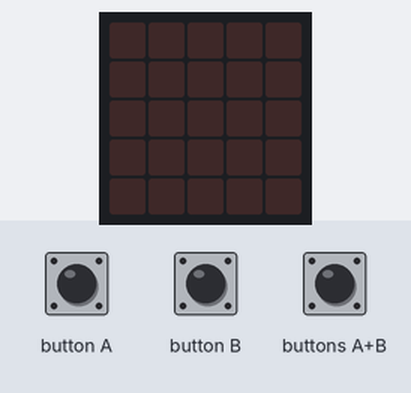
The program below on a simulated BBC micro:bit (MakeCode). Parts: the board's 5×5 LED display. The inputs (shaded band) are chosen by the test bench. Random numbers come from a fixed seed.

Above: at 1.2 s.
1.3 s: buttons A+B pressed for 0.15 s
At 2.8 s:
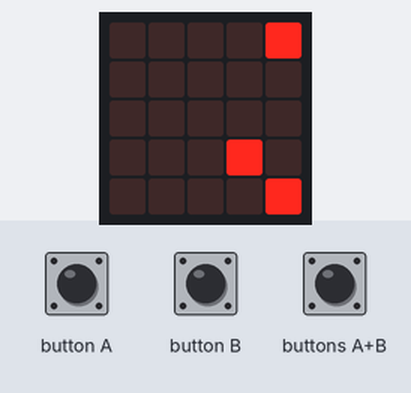
4.4 s: button B pressed for 0.15 s
At 5.7 s:
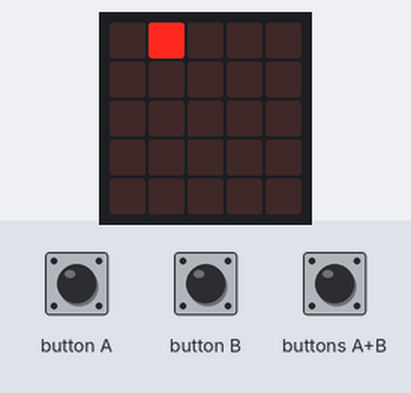
6.0 s: buttons A+B pressed for 1 s
At 8.2 s:
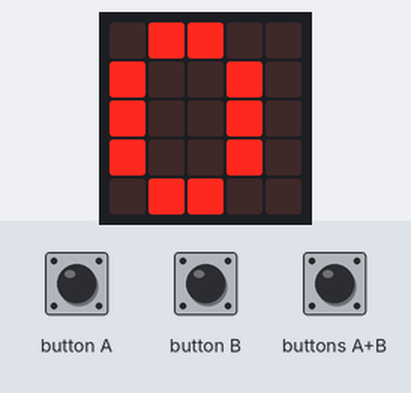
8.5 s: buttons A+B pressed for 0.15 s
At 10.1 s:
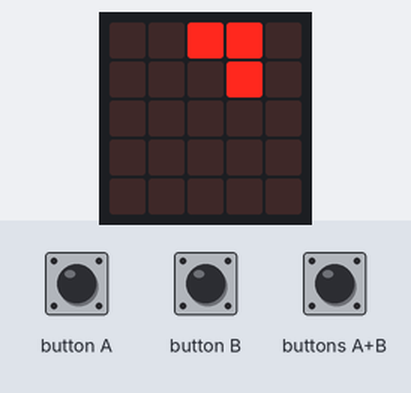
11.6 s: button B pressed 5 times (0.12 s each, 0.3 s apart)
At 13.7 s:
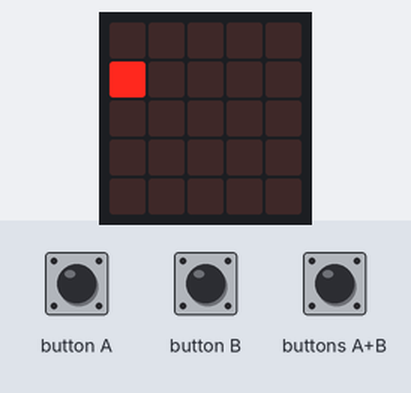
14.6 s: button B pressed for 0.15 s
At 16.1 s:
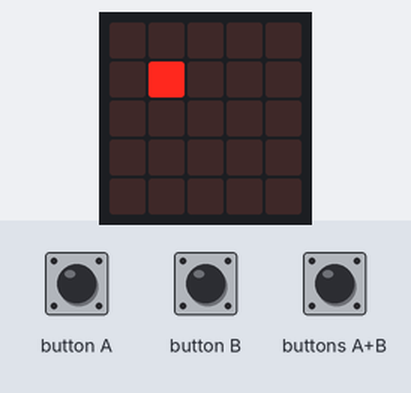
Timing chart, 0 to 17.2 s (numbered marks = the images above; inputs shaded):
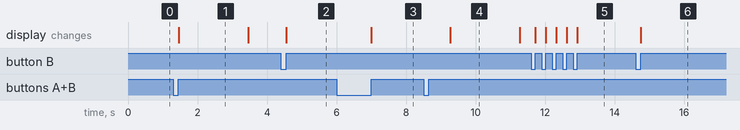

Measured:
- after the input at 1.3 s, the display: changes after 0.16 s (image 1)
- after the input at 4.4 s, the display: changes after 0.15 s (image 2)
- after the input at 6.0 s, the display: changes after 1.0 s (image 3)
- after the input at 8.5 s, the display: changes after 0.76 s (image 4)
- after the input at 11.6 s, the display: first changes after 0.12 s (image 5 shows a later state)
- after the input at 14.6 s, the display: changes after 0.15 s (image 6)
- what the display in image 1 shows lasts 2.0 s, from 1.5 s to 3.5 s

The program:

main.ts
```typescript
function 燈數 (num: number, 亮度: number) {
    if (num % 5 == 0) {
        x = 4
        y = Math.floor(num / 5) - 1
    } else {
        x = num % 5 - 1
        y = Math.floor(num / 5)
    }
    led.plotBrightness(x, y, 亮度)
}
input.onButtonPressed(Button.A, function () {
    if (run == 2) {
        List_U[answer] = !(List_U[answer])
    }
})
input.onButtonPressed(Button.AB, function () {
    if (run == 0) {
        run = 1
        score = 0
        answer = 0
    } else if (run == 2) {
        for (let index = 0; index <= 24; index++) {
            if (List_G[index] != List_U[index]) {
                run = 0
                basic.showNumber(score)
            }
        }
        if (run == 2) {
            run = 1
            score += 1
        }
    }
})
input.onButtonPressed(Button.B, function () {
    if (run == 2) {
        basic.clearScreen()
        for (let index = 0; index <= 24; index++) {
            if (List_U[index]) {
                燈數(index + 1, 30)
            }
        }
        answer += 1
        if (answer > 24) {
            answer = 0
        }
        燈數(answer + 1, 255)
    }
})
let a = 0
let n = 0
let List_G: boolean[] = []
let score = 0
let answer = 0
let List_U: boolean[] = []
let y = 0
let x = 0
let run = 0
run = 0
basic.forever(function () {
    if (run == 1) {
        basic.clearScreen()
        List_G = []
        List_U = []
        for (let index = 0; index < 25; index++) {
            List_G.push(false)
            List_U.push(false)
        }
        n = 0
        while (n < 3) {
            a = randint(0, 24)
            if (!(List_G[a])) {
                List_G[a] = true
                n += 1
                燈數(a + 1, 255)
            }
        }
        basic.pause(2000)
        basic.clearScreen()
        run = 2
    }
})
```

test.ts
```typescript
// 在這裡測試；當此封包作為擴充功能時，將不會編譯此內容。
```
